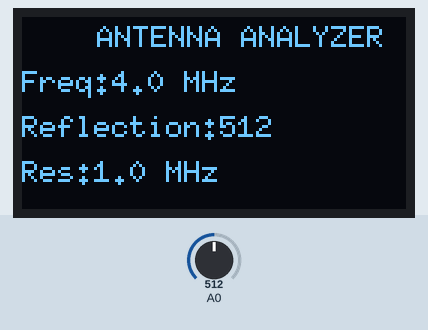
This sketch was run on a simulated Arduino Uno, built with avr-gcc and run on an emulated ATmega328P. Parts: 128×64 one-colour display. The test bench sets the inputs (shaded band); at power-on: A0 = 512. What the sketch prints to the serial monitor is not drawn.

Above: at 3.2 s.
3.3 s: A0 set to 716
At 3.47 s:
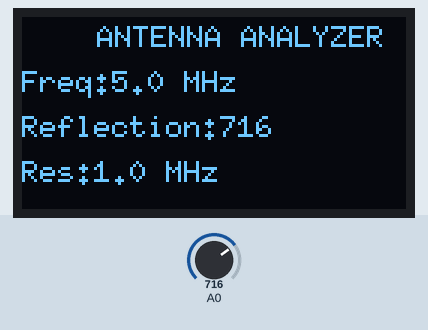
4.8 s: A0 set to 900
At 5.08 s:
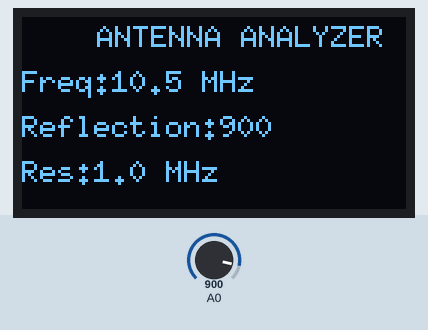
6.5 s: A0 set to 1023
At 11.1 s:
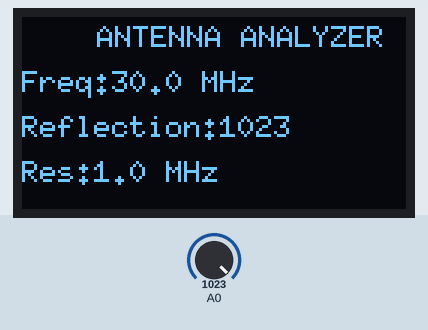
Timing chart, 0 to 12.6 s (numbered marks = the images above; inputs shaded):
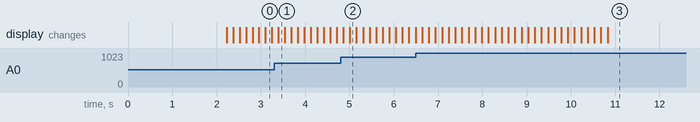

The sketch:

antennaanalyser.ino
```cpp
#include <Wire.h>
#include <U8g2lib.h>

// ================= OLED =================
U8G2_SH1106_128X64_NONAME_F_HW_I2C u8g2(U8G2_R0);

// ================= AD9850 PINS =================
#define W_CLK 8
#define FQ_UD 9
#define DATA 10
#define RESET 11

// ================= VARIABLES =================
int reflectionValue = 0;

int minReflection = 1023;
long resonantFreq = 0;

// ================= DDS FUNCTIONS =================
void pulseHigh(int pin) {

  digitalWrite(pin, HIGH);
  digitalWrite(pin, LOW);
}

void sendFrequency(double frequency) {

  uint32_t freqWord = (frequency * 4294967295.0) / 125000000.0;

  for (int i = 0; i < 32; i++) {

    digitalWrite(DATA, freqWord & 0x01);

    pulseHigh(W_CLK);

    freqWord >>= 1;
  }

  // Control byte
  for (int i = 0; i < 8; i++) {

    digitalWrite(DATA, LOW);

    pulseHigh(W_CLK);
  }

  pulseHigh(FQ_UD);
}

// ================= SETUP =================
void setup() {

  // DDS Pins
  pinMode(W_CLK, OUTPUT);
  pinMode(FQ_UD, OUTPUT);
  pinMode(DATA, OUTPUT);
  pinMode(RESET, OUTPUT);

  // Serial
  Serial.begin(115200);

  // DDS Init
  pulseHigh(RESET);
  pulseHigh(W_CLK);
  pulseHigh(FQ_UD);

  // OLED Init
  u8g2.setI2CAddress(0x3C * 2);

  u8g2.begin();

  // Startup Screen
  u8g2.clearBuffer();

  u8g2.setFont(u8g2_font_ncenB08_tr);

  u8g2.drawStr(15, 30, "RF ANALYZER");

  u8g2.sendBuffer();

  delay(2000);
}

// ================= MAIN LOOP =================
void loop() {

  minReflection = 1023;

  // Sweep 1 MHz to 30 MHz
  for (long f = 1000000; f <= 30000000; f += 500000) {

    // Send frequency to AD9850
    sendFrequency(f);

    delay(50);

    // Read detector
    reflectionValue = analogRead(A0);

    // Resonance detection
    if (reflectionValue < minReflection) {

      minReflection = reflectionValue;

      resonantFreq = f;
    }

    // ================= OLED DISPLAY =================
    u8g2.clearBuffer();

    // Title
    u8g2.setFont(u8g2_font_6x10_tf);

    u8g2.drawStr(25, 10, "ANTENNA ANALYZER");

    // Frequency
    u8g2.setCursor(0, 25);
    u8g2.print("Freq:");

    u8g2.print(f / 1000000.0, 1);

    u8g2.print(" MHz");

    // Reflection
    u8g2.setCursor(0, 40);
    u8g2.print("Reflection:");

    u8g2.print(reflectionValue);

    // Resonance
    u8g2.setCursor(0, 55);
    u8g2.print("Res:");

    u8g2.print(resonantFreq / 1000000.0, 1);

    u8g2.print(" MHz");

    // Push to OLED
    u8g2.sendBuffer();

    // ================= SERIAL OUTPUT =================
    Serial.print(f);

    Serial.print(",");

    Serial.println(reflectionValue);
  }

  delay(2000);
}
```
